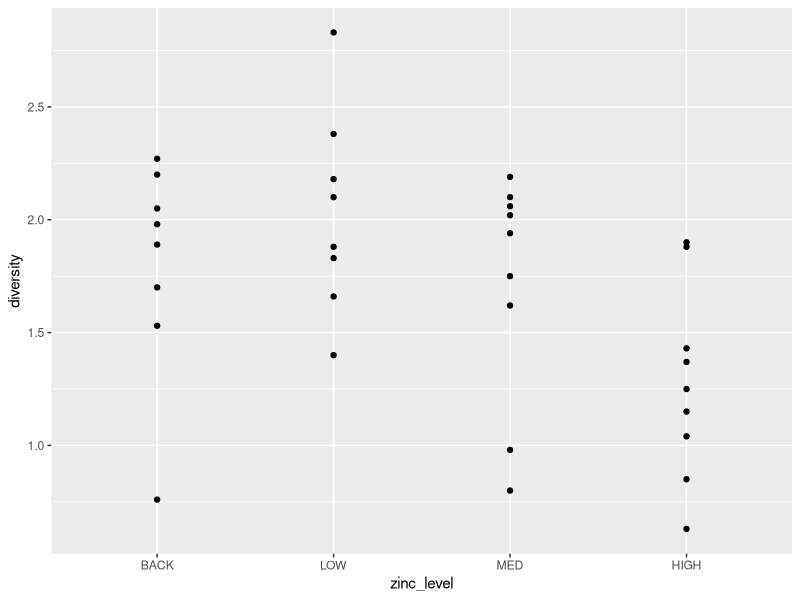
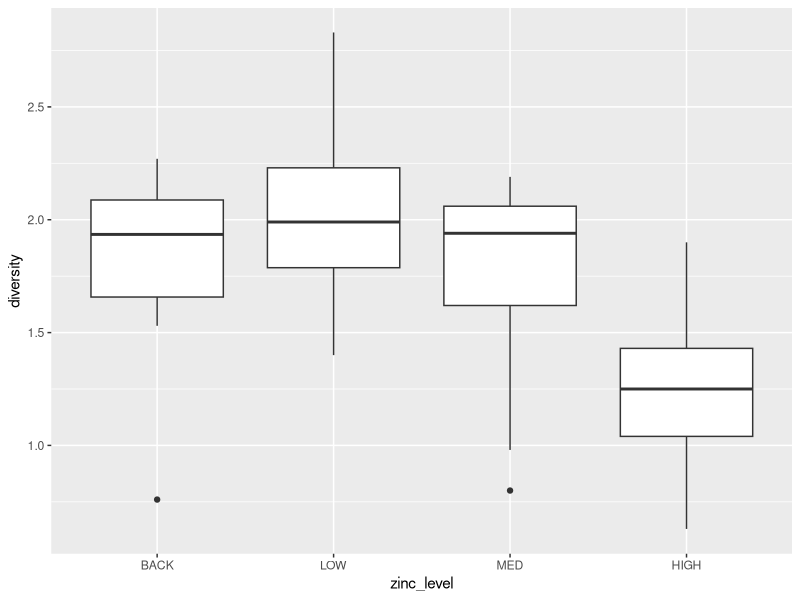
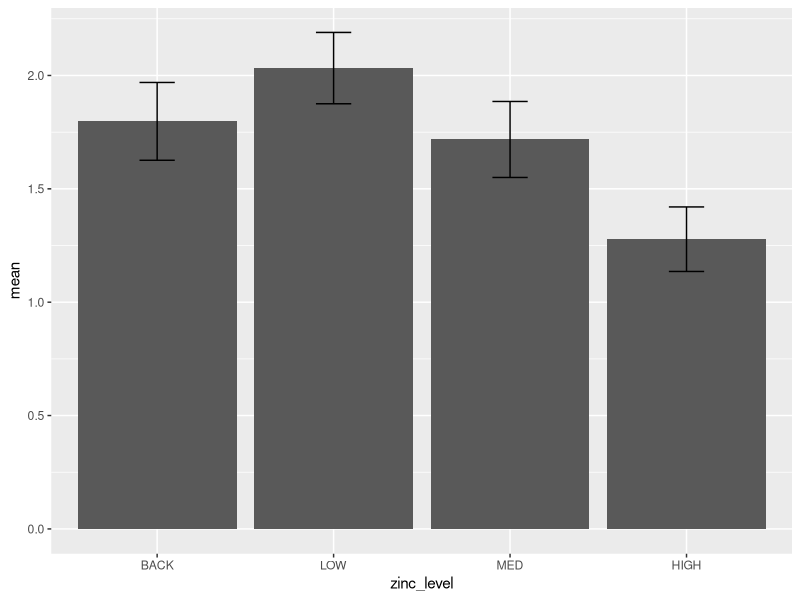
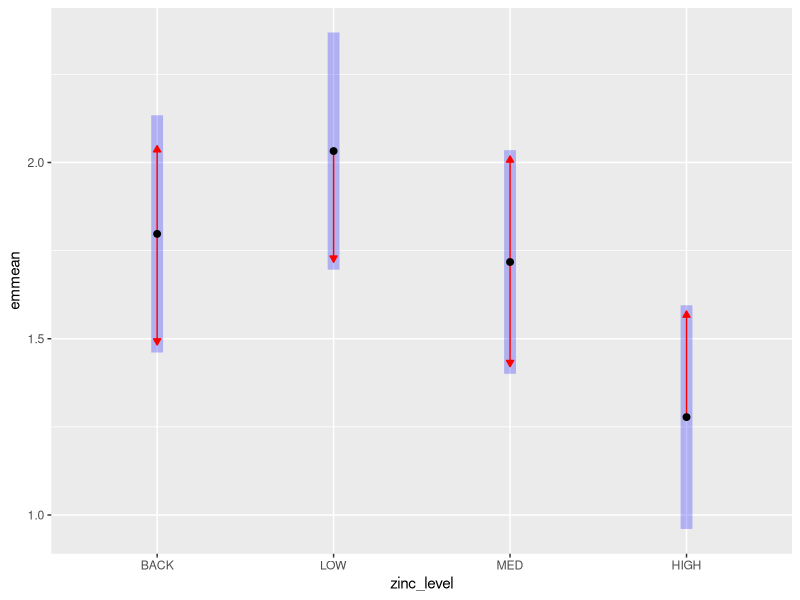
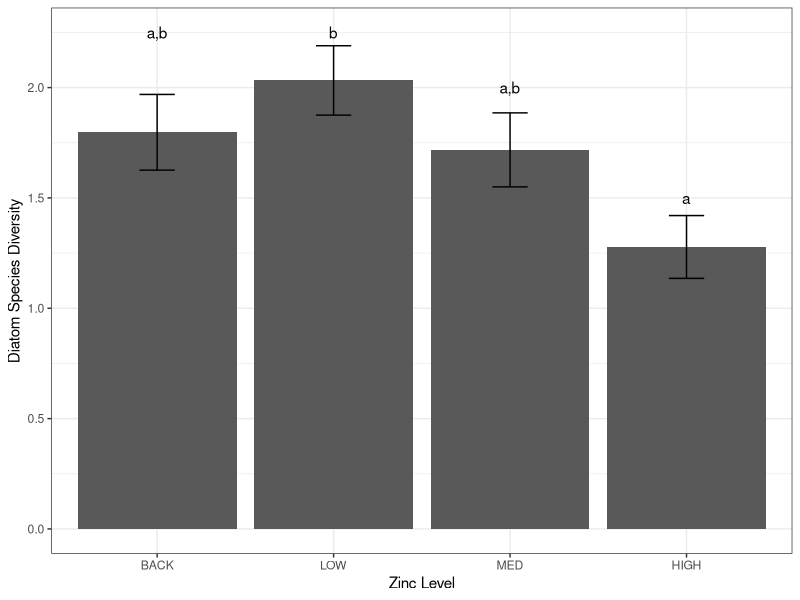
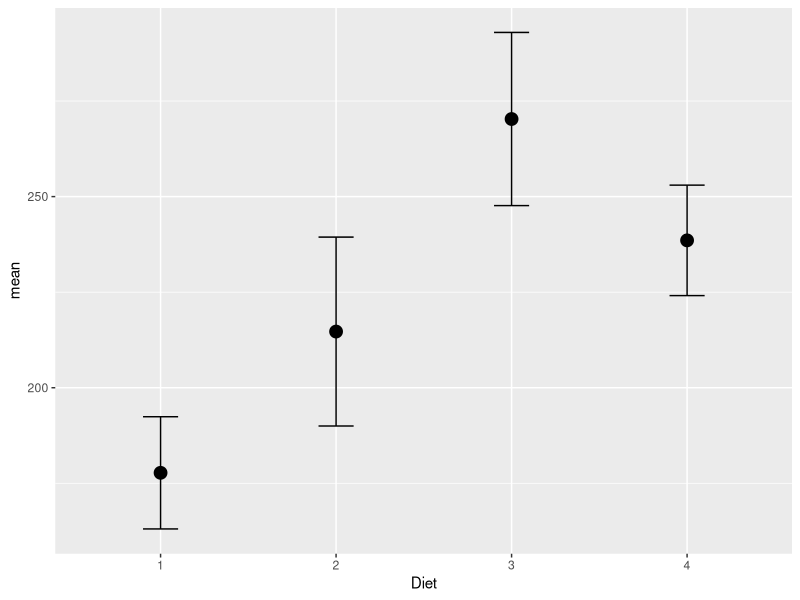
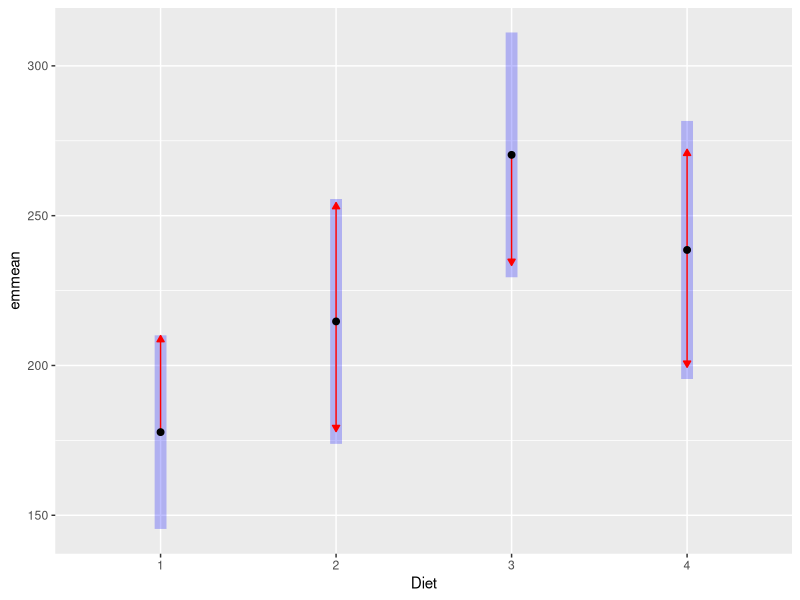
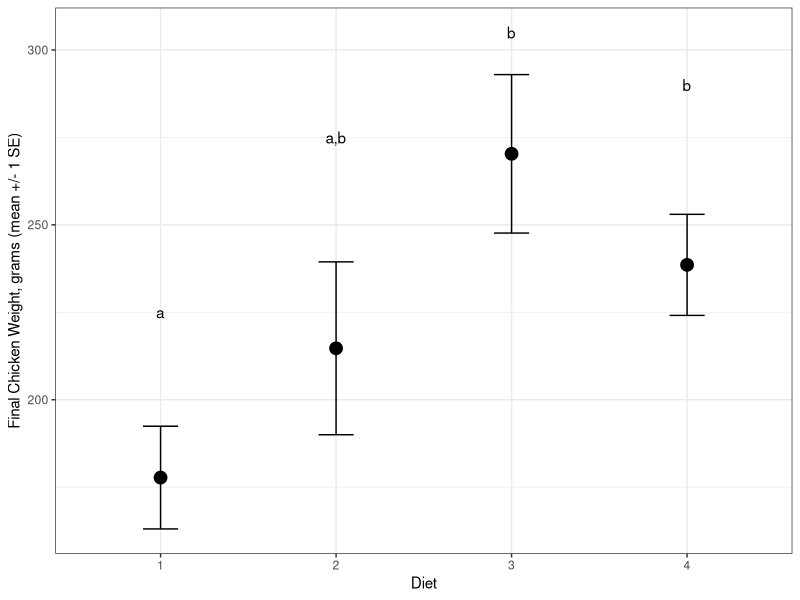

Source code (R) for these figures, in order:
## ---- chunk 1
library(readr)
library(dplyr)
library(ggplot2)
library(emmeans)
library(multcomp)
## ---- chunk 2
medley <- read.csv("medley.csv")
#diseases <- readr::read_csv("diseases.csv")
## ---- chunk 3
#Reorder the factor levels to be more intuitive.
medley$zinc_level <- factor(medley$zinc_level, levels = c('BACK', 'LOW', 'MED', 'HIGH'))
#check to make sure they were reordered
unique(medley$zinc_level)
## ---- chunk 4
ggplot(medley, aes(x = zinc_level, y = diversity)) +   # data & aesthetic mapping
  geom_point()

ggplot(medley, aes(x = zinc_level, y = diversity)) +   # data & aesthetic mapping
  geom_boxplot()
## ---- chunk 5
stats_medley <- medley %>%  # names of the new data frame and the data frame to be summarized
  group_by(zinc_level) %>%  # grouping variable
  summarise(mean = mean(diversity),  # mean of each group
            n    = n(),        # sample size per group
            sd   = sd(diversity),    # standard deviation of each group
            se   = sd(diversity) / sqrt(n()))  # standard error of each group
stats_medley
## ---- chunk 6
p1 <- ggplot(stats_medley, aes(x = zinc_level, y = mean)) +   # data & aesthetic mapping
  geom_bar(stat = "identity") +                               # bars represent means
  geom_errorbar(aes(ymin = mean - se, ymax = mean + se), width = 0.2)  # error bars
p1
## ---- chunk 7
model_zinc <- lm(diversity ~ zinc_level, data=medley)
summary(model_zinc)
## ---- chunk 8
#Multiple Contrasts using EMmeans package
emm_model_zinc<- emmeans(model_zinc, "zinc_level")
pairs(emm_model_zinc)
## ---- chunk 9
#visually compare marginal means (LS means)
plot(emm_model_zinc, comparisons = TRUE) +
  coord_flip()
## ---- chunk 10
#connecting letters differences report
multcomp::cld(emm_model_zinc, Letters=letters)
## ---- chunk 11
p1 +
  annotate("text", x=4, y=1.5, label="a") +    #HIGH
  annotate("text", x=3, y=2, label="a,b") +    #MED
  annotate("text", x=1, y=2.25, label="a,b") + #BACK
  annotate("text", x=2, y=2.25, label="b") +  #LOW
  #make plot pretty
  xlab("Zinc Level") +
  ylab("Diatom Species Diversity") +
  theme_bw()
## ---- chunk 12
ChickWeight <- ChickWeight %>%
  filter(Time == 21)

str(ChickWeight)
## ---- chunk 13
stats_chicks <- ChickWeight %>%  # names of the new data frame and the data frame to be summarized
  group_by(Diet) %>%  # grouping variable
  summarise(mean = mean(weight),  # mean of each group
            n    = n(),        # sample size per group
            sd   = sd(weight),    # standard deviation of each group
            se   = sd(weight) / sqrt(n()))  # standard error of each group
stats_chicks
## ---- chunk 14
p2 <- ggplot(stats_chicks, aes(x = Diet, y = mean)) +   # data & aesthetic mapping
  geom_point(size=4) +                               # bars represent means
  geom_errorbar(aes(ymin = mean - se, ymax = mean + se), width = 0.2)  # error bars
p2
## ---- chunk 15
model_chicks <- lm(weight ~ Diet, data=ChickWeight)
summary(model_chicks)
## ---- chunk 16
#Multiple Contrasts using EMmeans package
emm_model_chicks<- emmeans(model_chicks, "Diet")
pairs(emm_model_chicks)
## ---- chunk 17
#visually compare marginal means (LS means)
plot(emm_model_chicks, comparisons = TRUE) +
  coord_flip()
## ---- chunk 18
#connecting letters differences report
multcomp::cld(emm_model_chicks, Letters=letters)
## ---- chunk 19
p2 +
  annotate("text", x=1, y=225, label="a")+
  annotate("text", x=2, y=275, label="a,b")+
  annotate("text", x=4, y=290, label="b")+
  annotate("text", x=3, y=305, label="b") +
  ylab("Final Chicken Weight, grams (mean +/- 1 SE)")+
  theme_bw()
## ---- chunk 20
basil <- read.csv("basil.csv")
## ---- chunk 21
stats_basil <- basil %>%  # names of the new data frame and the data frame to be summarized
  group_by(strain) %>%  # grouping variable
  summarise(mean = mean(basildiol),  # mean of each group
            n    = n(),        # sample size per group
            sd   = sd(basildiol),    # standard deviation of each group
            se   = sd(basildiol) / sqrt(n()))  # standard error of each group
stats_basil
## ---- chunk 22
p3 <- ggplot(stats_basil, aes(x = strain, y = mean)) +   # data & aesthetic mapping
  geom_bar(stat = "identity") +                               # bars represent means
  geom_errorbar(aes(ymin = mean - se, ymax = mean + se), width = 0.2)  # error bars
p3
## ---- chunk 23
model_basil <- lm(basildiol ~ strain, data=basil)
summary(model_basil)
## ---- chunk 24
#Multiple Contrasts using EMmeans package
emm_model_basil<- emmeans(model_basil, "strain")
pairs(emm_model_basil)
## ---- chunk 25
#connecting letters differences report
multcomp::cld(emm_model_basil, Letters=letters)
## ---- chunk 26
p3 +
  annotate("text", x=1, y=15, label="a") +      #dank
  annotate("text", x=3, y=17.5, label="a") +    #dream
  annotate("text", x=2, y=22.5, label="b") +      #diesel
  #make plot pretty
  xlab("Basil Strain") +
  ylab("Concentration of Basildiol (% Dry Mass)") +
  theme_bw(base_size=15) +
  annotate("text", x=1.35, y=25, label="F2,26 = 11.06, P = 0.0003, R^2 = 0.41")+
  aes(fill=strain) +
  theme(legend.position="none")
